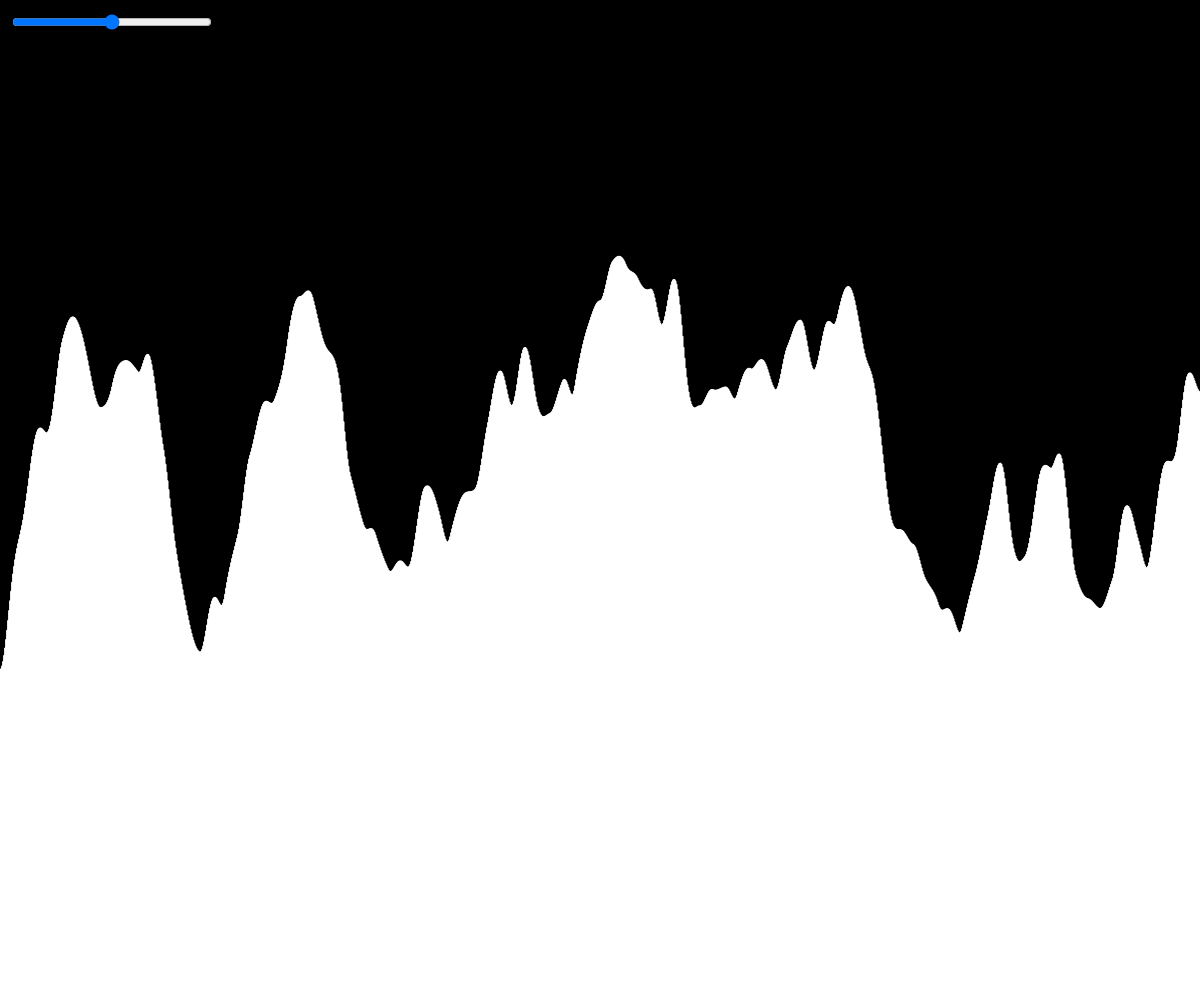
Frame 1 (no input)
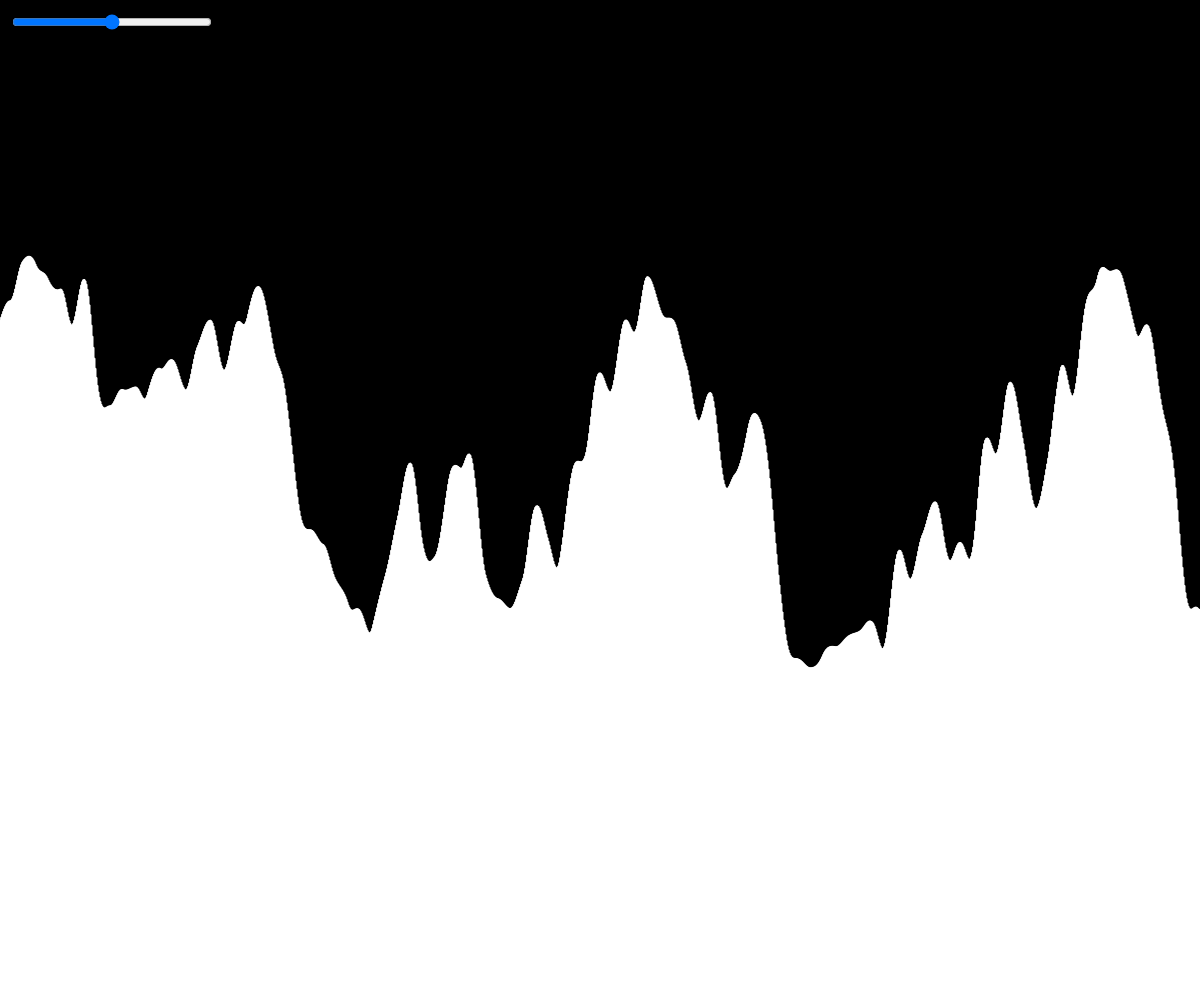
Frame 60 (no input)
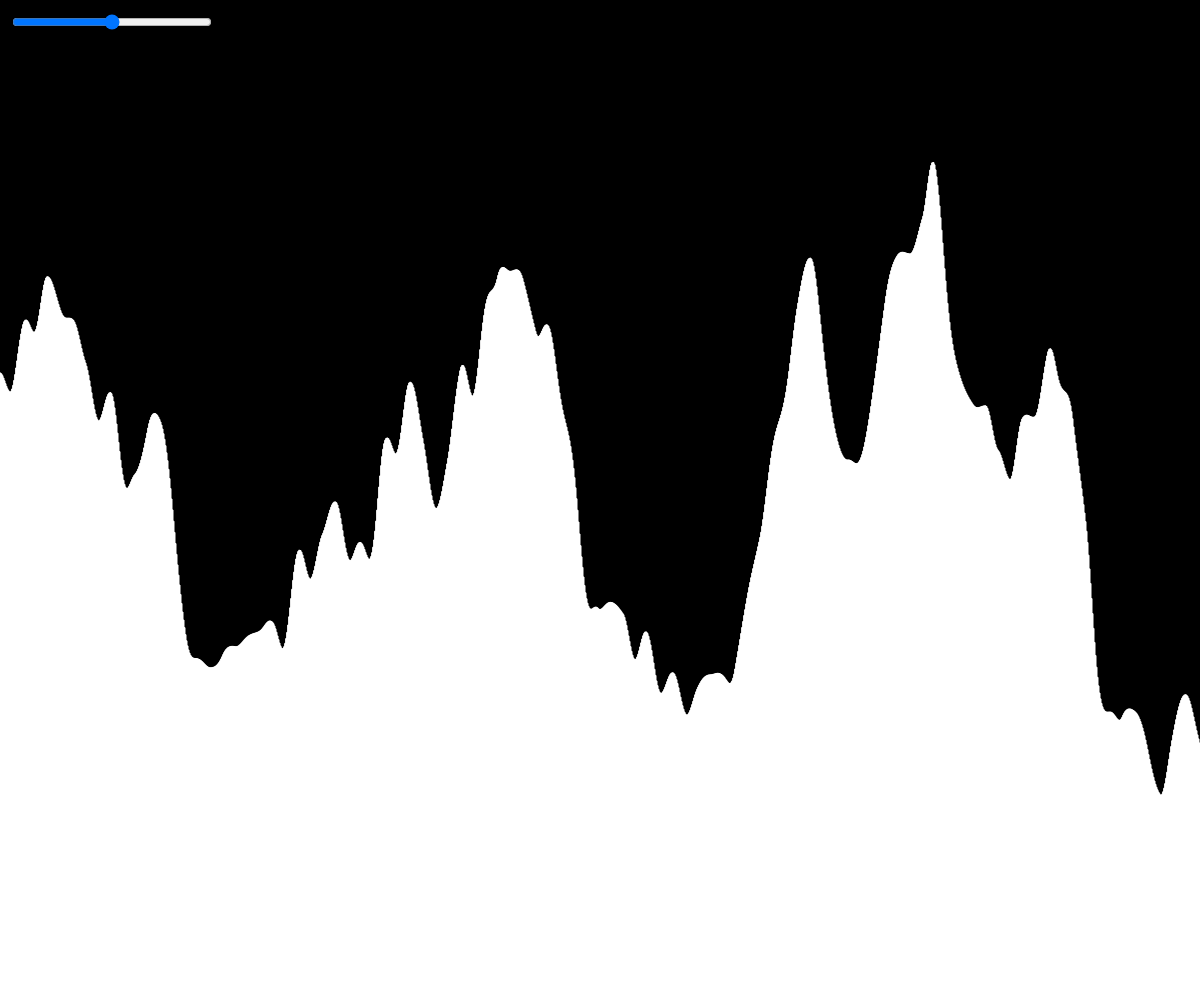
Frame 120 (the mouse pressed at the canvas centre since frame 60)

The p5.js sketch that drew these frames (run headless with seeded random() and noise() and a simulated clock; from frame 60 on, the mouse is pressed at the canvas centre):

// p5.js sketch
// ── sketch.js
// Project Title
// Your Name
// Date
//
// Extra for Experts:
// - describe what you did to take this project "above and beyond"

let zoom = 0.0001;
let lastValue = 0;
let slider;
let seed = 0;
let position = 0;
let start = 0;
function setup() {
  createCanvas(windowWidth, windowHeight);
  background(0);


  seed = random(0, 1000);

  slider = createSlider(0, 100, 50);
  lastValue = 0;


  slider.position(10, 10);
  slider.size(200, 20);
  generateTerrain(seed);
  
}

function generateTerrain(seed = 0, start = 0){
  for (let i = 0; i < 10000; i++) {
    let x = i + start;
    let y = height * noise(seed + i * zoom);

    stroke(255);
    fill(255);
    rect(x, y, 1, height - y);
  }
}


function draw() {
  translate(-position, 0);

  
  lastValue = slider.value();
  zoom = map(lastValue, 0, 100, 0.000001, 0.02);
  background(0);
  generateTerrain();
  

  const moveSpeed = 10;
  position += moveSpeed;
  start += moveSpeed;
  
}
